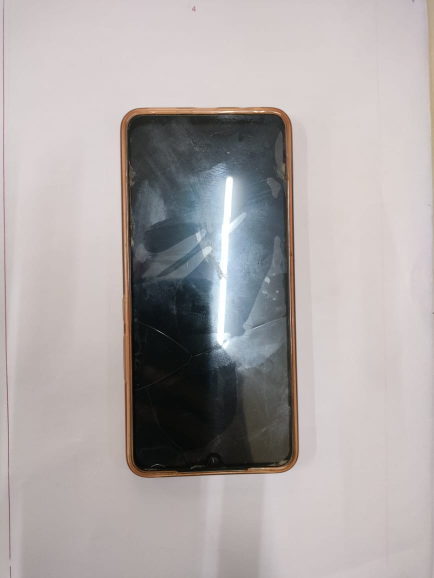
#> input picture 7.jpeg, 867 x 1156 px, found by its file name (shown at 1/2 size)
$ python codecg.py
#> lines starting #> are read from the running program, lines starting #| are printed output that depends on the picture; after the words box and inside, x2 and y2 are one past the last pixel; in counts of white or black regions, pixels touching at a corner belong together
import cv2

def measure_objects(image_path, reference_length_cm):
    # Load the image from the file
#> called with reference_length_cm = 5
    image = cv2.imread(image_path)
#> image is the input picture: shape (1156, 867, 3); mean B, G, R 167.1, 167.4, 173.3
    if image is None:
        raise ValueError("Image not found or unable to load image.")

    # Convert the image to grayscale
    gray = cv2.cvtColor(image, cv2.COLOR_BGR2GRAY)

    # Apply GaussianBlur to reduce noise and improve contour detection
    blurred = cv2.GaussianBlur(gray, (5, 5), 0)

    # Apply thresholding to create a binary image
    _, thresh = cv2.threshold(blurred, 127, 255, cv2.THRESH_BINARY_INV)
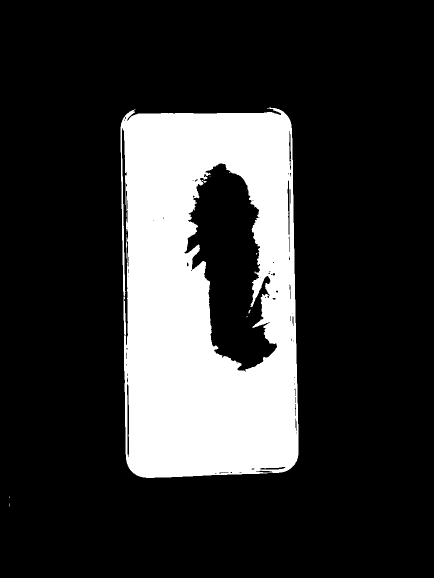
#> thresh: shape (1156, 867) (shown at 1/2 size); 20.2% white; 11 white regions (10 under 20 px)

    # Find contours in the binary image
    contours, _ = cv2.findContours(thresh, cv2.RETR_EXTERNAL, cv2.CHAIN_APPROX_SIMPLE)
#> contours = 3 contours, 2 with area under 20; largest, box (x1, y1, x2, y2) and area: (241, 215, 597, 956) 247492

    if not contours:
        raise ValueError("No contours found in the image.")

    # Assume the second largest contour is the reference object
    contours_sorted = sorted(contours, key=cv2.contourArea, reverse=True)
#> contours_sorted has the same summary as contours
    reference_contour = contours_sorted[1]  # Second largest contour
#> reference_contour = [[18, 1007], [18, 1012]]
    ref_x, ref_y, ref_w, ref_h = cv2.boundingRect(reference_contour)
#> ref_x = 18; ref_y = 1007; ref_w = 1; ref_h = 6

    # Calculate the pixel-to-centimeter ratio using the reference object's known length
    reference_length_px = max(ref_w, ref_h)
#> reference_length_px = 6
    pixel_per_cm = reference_length_px / reference_length_cm
#> pixel_per_cm = 1.2

    # Process each contour to measure dimensions
    for contour in contours:
        x, y, w, h = cv2.boundingRect(contour)

        # Calculate dimensions in centimeters
        object_width_cm = w / pixel_per_cm
        object_height_cm = h / pixel_per_cm

        # Draw the bounding box and the dimensions on the image
        cv2.rectangle(image, (x, y), (x + w, y + h), (255, 0, 0), 2)
        cv2.putText(image, f'{object_width_cm:.2f}cm x {object_height_cm:.2f}cm',
                    (x, y - 10), cv2.FONT_HERSHEY_SIMPLEX, 1.0, (0,0,0), 2)
#> this loop made 3 passes
#> (contour, x, y, w, h, object_width_cm, object_height_cm) on passes 1 to 2: ([[18, 1007], [18, 1012]], 18, 1007, 1, 6, 0.833, 5), ([[18, 993], [18, 995]], 18, 993, 1, 3, 0.833, 2.5)
#> (x, y, w, h, object_width_cm, object_height_cm) on pass 3: (241, 215, 356, 741, 296.7, 617.5)
#> image: shape (1156, 867, 3); 1.22% of pixels changed, all inside (x1, y1, x2, y2) = (17, 183, 604, 1015)

    # Scale down the image for display
    scale_factor = 0.4
    resized_image = cv2.resize(image, (int(image.shape[1] * scale_factor), int(image.shape[0] * scale_factor)))

    # Show the result
    cv2.imshow('Measured Objects', resized_image)
    cv2.waitKey(0)
    cv2.destroyAllWindows()

# Example usage
image_path = r'D:\CAMBRIDGE COLLEGE NOTES\6th SEMESTER\CG Mini Project\Code\vscCG1\7.jpeg'
reference_length_cm = 5.0  # Length of the reference object in centimeters
measure_objects(image_path, reference_length_cm)


image_path = r'D:\CAMBRIDGE COLLEGE NOTES\6th SEMESTER\CG Mini Project\Code\vscCG1\1.jpeg'
reference_length_cm = 5.0  # Length of the reference object in centimeters
measure_objects(image_path, reference_length_cm)
#> call 2 of measure_objects, with reference_length_cm = 5
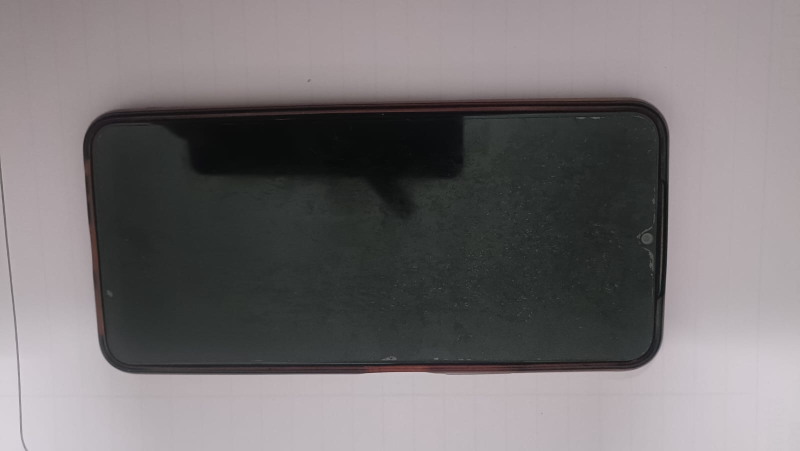
#> input picture 1.jpeg, 1600 x 902 px, found by its file name (shown at 1/2 size)
#> in measure_objects, image is the input picture: shape (902, 1600, 3); mean B, G, R 114.7, 113.1, 117.5
#> in measure_objects (call 2), `_, thresh = cv2.threshold(blurred, 127, 255, cv2.THRESH_BINARY_INV)`:
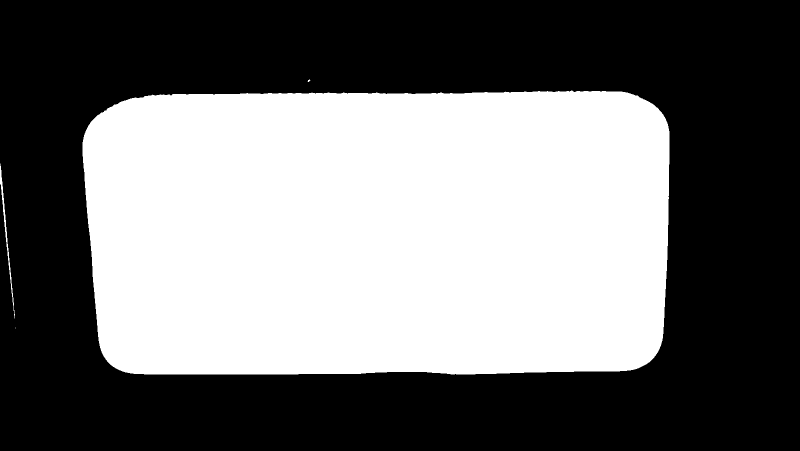
#> thresh: shape (902, 1600) (shown at 1/2 size); 44.4% white; 4 white regions (2 under 20 px)
#> in measure_objects (call 2), `contours, _ = cv2.findContours(thresh, cv2.RETR_EXTERNAL, cv2.CHAIN_AP..`: contours = 4 contours, 2 with area under 20; largest, box (x1, y1, x2, y2) and area: (165, 181, 1339, 749) 637688, (0, 327, 30, 637) 522
#> in measure_objects (call 2), `contours_sorted = sorted(contours, key=cv2.contourArea, reverse=True)`: contours_sorted has the same summary as contours
#> in measure_objects (call 2), `reference_contour = contours_sorted[1]`: reference_contour = contour of 118 points, box (x1, y1, x2, y2) (0, 327, 30, 637), area 522
#> in measure_objects (call 2), `ref_x, ref_y, ref_w, ref_h = cv2.boundingRect(reference_contour)`: ref_x = 0; ref_y = 327; ref_w = 30; ref_h = 310
#> in measure_objects (call 2), `pixel_per_cm = reference_length_px / reference_length_cm`: pixel_per_cm = 62
#> the loop in measure_objects (call 2), `for contour in contours:` made 4 passes
#> (x, y, w, h, object_width_cm, object_height_cm) on passes 2 to 4: (0, 327, 30, 310, 0.484, 5), (165, 181, 1174, 568, 18.94, 9.16), (615, 159, 6, 5, 0.0968, 0.0806)
#> (contour, x, y, w, h, object_width_cm, object_height_cm) on pass 1: ([[31, 655], [31, 656]], 31, 655, 1, 2, 0.0161, 0.0323)
#> after the loop in measure_objects (call 2), `for contour in contours:`: image: shape (902, 1600, 3); 1.34% of pixels changed, all inside (x1, y1, x2, y2) = (0, 127, 1341, 751)

image_path = r'D:\CAMBRIDGE COLLEGE NOTES\6th SEMESTER\CG Mini Project\Code\vscCG1\5.jpeg'
reference_length_cm = 5.0  # Length of the reference object in centimeters
measure_objects(image_path, reference_length_cm)
#> call 3 of measure_objects, with reference_length_cm = 5
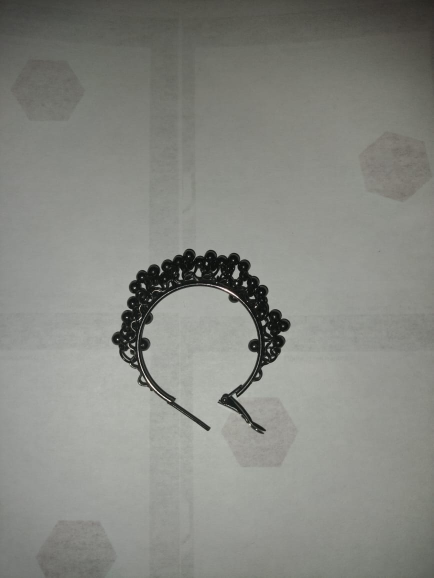
#> input picture 5.jpeg, 867 x 1156 px, found by its file name (shown at 1/2 size)
#> in measure_objects, image is the input picture: shape (1156, 867, 3); mean B, G, R 130.2, 136, 134.6
#> in measure_objects (call 3), `_, thresh = cv2.threshold(blurred, 127, 255, cv2.THRESH_BINARY_INV)`:
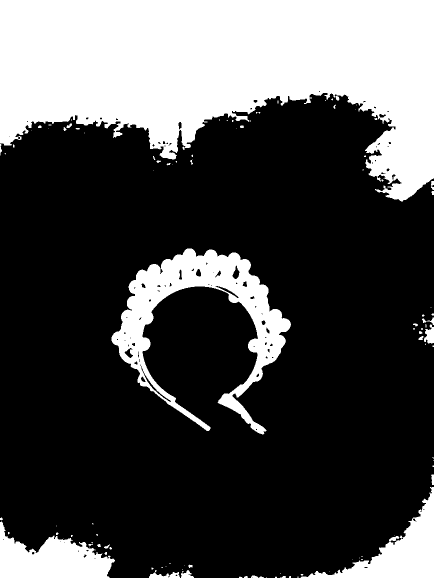
#> thresh: shape (1156, 867) (shown at 1/2 size); 29.3% white; 103 white regions (66 under 20 px)
#> in measure_objects (call 3), `contours, _ = cv2.findContours(thresh, cv2.RETR_EXTERNAL, cv2.CHAIN_AP..`: contours = 103 contours, 81 with area under 20; largest, box (x1, y1, x2, y2) and area: (0, 0, 867, 403) 222103, (223, 497, 582, 869) 38681, (0, 1043, 230, 1156) 14614, (601, 974, 867, 1156) 13868, (848, 649, 867, 687) 420
#> in measure_objects (call 3), `contours_sorted = sorted(contours, key=cv2.contourArea, reverse=True)`: contours_sorted has the same summary as contours
#> in measure_objects (call 3), `reference_contour = contours_sorted[1]`: reference_contour = contour of 1121 points, box (x1, y1, x2, y2) (223, 497, 582, 869), area 38681
#> in measure_objects (call 3), `ref_x, ref_y, ref_w, ref_h = cv2.boundingRect(reference_contour)`: ref_x = 223; ref_y = 497; ref_w = 359; ref_h = 372
#> in measure_objects (call 3), `pixel_per_cm = reference_length_px / reference_length_cm`: pixel_per_cm = 74.4
#> the loop in measure_objects (call 3), `for contour in contours:` made 103 passes
#> (x, y, w, h, object_width_cm, object_height_cm) on passes 3, 4, 5, 6, 7, 8, 9, 10, 12, 13, 14, 15: (550, 1153, 4, 3, 0.0538, 0.0403), (518, 1153, 10, 3, 0.134, 0.0403), (478, 1153, 7, 3, 0.0941, 0.0403), (578, 1152, 4, 4, 0.0538, 0.0538), (560, 1152, 12, 4, 0.161, 0.0538), (488, 1152, 8, 4, 0.108, 0.0538), (502, 1151, 15, 5, 0.202, 0.0672), (601, 1148, 6, 3, 0.0806, 0.0403), (659, 1143, 1, 1, 0.0134, 0.0134), (364, 1142, 3, 3, 0.0403, 0.0403), (362, 1140, 26, 16, 0.349, 0.215), (298, 1140, 62, 16, 0.833, 0.215)
#> (contour, x, y, w, h, object_width_cm, object_height_cm) on passes 1, 2, 11, 16, 18, 19: ([[533, 1154], [533, 1155]], 533, 1154, 1, 2, 0.0134, 0.0269), ([[595, 1153], [595, 1155], [596, 1155], [596, 1153]], 595, 1153, 2, 3, 0.0269, 0.0403), ([[560, 1147], [561, 1147]], 560, 1147, 2, 1, 0.0269, 0.0134), ([[365, 1138], [365, 1139]], 365, 1138, 1, 2, 0.0134, 0.0269), ([[323, 1134], [323, 1135], [324, 1135], [325, 1134]], 323, 1134, 3, 2, 0.0403, 0.0269), ([[331, 1133], [332, 1133]], 331, 1133, 2, 1, 0.0269, 0.0134)
#> after the loop in measure_objects (call 3), `for contour in contours:`:
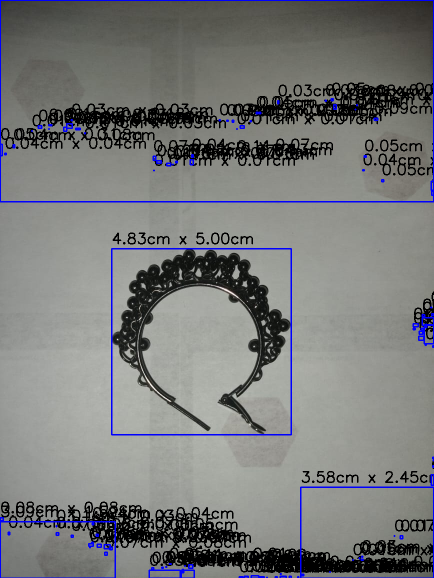
#> image: shape (1156, 867, 3) (shown at 1/2 size); 10.05% of pixels changed, all inside (x1, y1, x2, y2) = (0, 0, 867, 1156)
#> in measure_objects (call 3), `resized_image = cv2.resize(image, (int(image.shape[1] * scale_factor),..`:
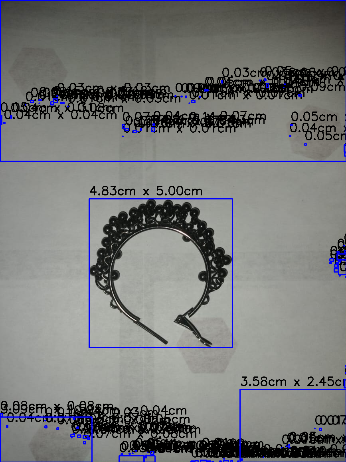
#> resized_image: shape (462, 346, 3); mean B, G, R 121.9, 122.5, 121.2

image_path = r'D:\CAMBRIDGE COLLEGE NOTES\6th SEMESTER\CG Mini Project\Code\vscCG1\6.jpeg'
reference_length_cm = 5.0  # Length of the reference object in centimeters
measure_objects(image_path, reference_length_cm)
#> (the run stopped early here; a loop or call above may not have finished)
